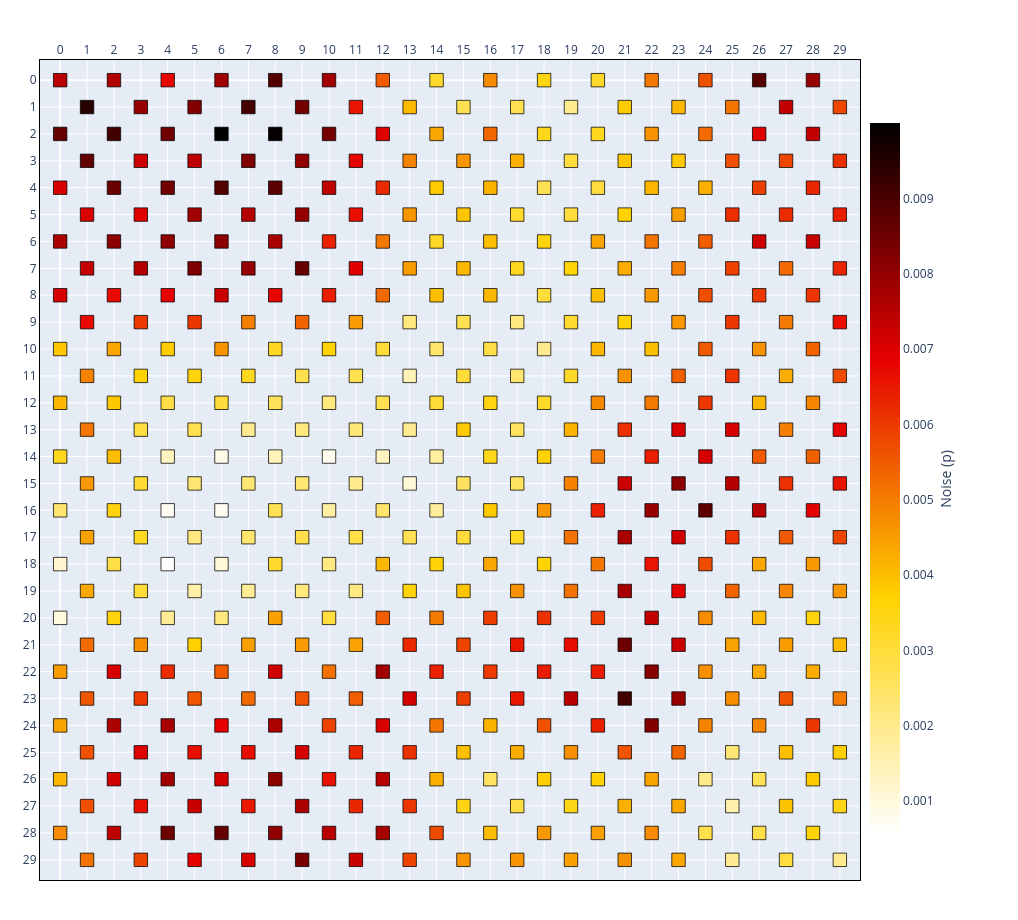

This figure's notebook cell:
### Markdown cell above
### Spatially correlated noise

The samplers above draw each qubit independently, which is convenient but unphysical:
real fabrication variation is *correlated* in space. `NormalContour` constructs such a
field — neighboring qubits take on similar error rates, yielding smooth gradients and hot
spots. The `slope` parameter controls the spatial scale of the correlation. On a larger
chip the contour structure is readily apparent in the heatmap.

### Code cell
chip_contour = Chip(15, 15)
chip_contour.generate_noise(
    NormalContour(mean=0.005, deviation=0.002, slope=5, seed=12)
)
print("noise model :", chip_contour.spec.noise_model)
chip_contour.show(style=noise_heatmap_style(chip_contour))
